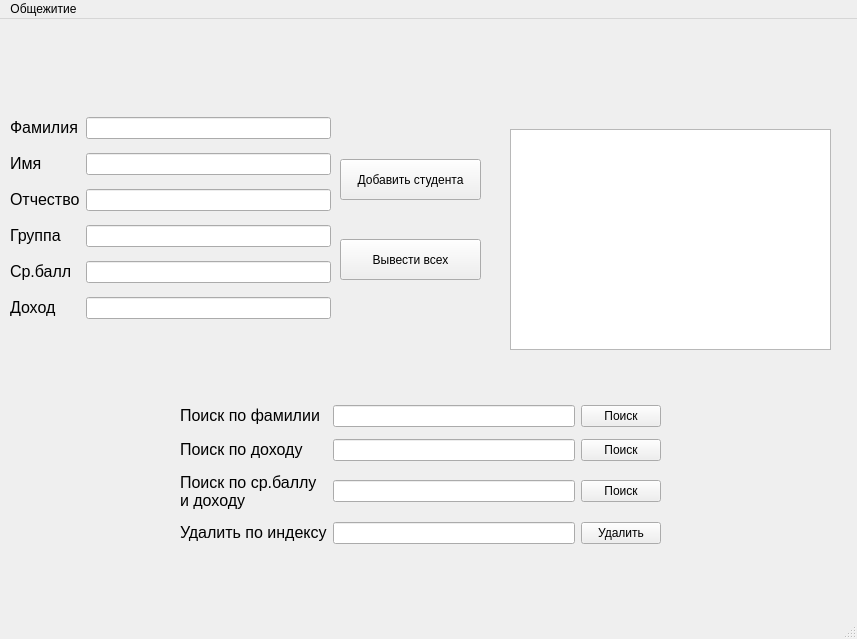
<?xml version="1.0" encoding="UTF-8"?>
<ui version="4.0">
 <class>MainWindow</class>
 <widget class="QMainWindow" name="MainWindow">
  <property name="geometry">
   <rect>
    <x>0</x>
    <y>0</y>
    <width>857</width>
    <height>639</height>
   </rect>
  </property>
  <property name="windowTitle">
   <string>MainWindow</string>
  </property>
  <widget class="QWidget" name="centralwidget">
   <widget class="QWidget" name="gridLayoutWidget">
    <property name="geometry">
     <rect>
      <x>10</x>
      <y>90</y>
      <width>321</width>
      <height>221</height>
     </rect>
    </property>
    <layout class="QGridLayout" name="gridLayout">
     <item row="5" column="0">
      <widget class="QLabel" name="label_5">
       <property name="text">
        <string>&lt;html&gt;&lt;head/&gt;&lt;body&gt;&lt;p&gt;&lt;span style=&quot; font-size:12pt;&quot;&gt;Ср.балл&lt;/span&gt;&lt;/p&gt;&lt;/body&gt;&lt;/html&gt;</string>
       </property>
      </widget>
     </item>
     <item row="3" column="0">
      <widget class="QLabel" name="label_3">
       <property name="text">
        <string>&lt;html&gt;&lt;head/&gt;&lt;body&gt;&lt;p&gt;&lt;span style=&quot; font-size:12pt;&quot;&gt;Отчество&lt;/span&gt;&lt;/p&gt;&lt;/body&gt;&lt;/html&gt;</string>
       </property>
      </widget>
     </item>
     <item row="4" column="0">
      <widget class="QLabel" name="label_4">
       <property name="text">
        <string>&lt;html&gt;&lt;head/&gt;&lt;body&gt;&lt;p&gt;&lt;span style=&quot; font-size:12pt;&quot;&gt;Группа&lt;/span&gt;&lt;/p&gt;&lt;/body&gt;&lt;/html&gt;</string>
       </property>
      </widget>
     </item>
     <item row="1" column="0">
      <widget class="QLabel" name="label_2">
       <property name="text">
        <string>&lt;html&gt;&lt;head/&gt;&lt;body&gt;&lt;p&gt;&lt;span style=&quot; font-size:12pt;&quot;&gt;Имя&lt;/span&gt;&lt;/p&gt;&lt;/body&gt;&lt;/html&gt;</string>
       </property>
      </widget>
     </item>
     <item row="6" column="0">
      <widget class="QLabel" name="label_6">
       <property name="text">
        <string>&lt;html&gt;&lt;head/&gt;&lt;body&gt;&lt;p&gt;&lt;span style=&quot; font-size:12pt;&quot;&gt;Доход&lt;/span&gt;&lt;/p&gt;&lt;/body&gt;&lt;/html&gt;</string>
       </property>
      </widget>
     </item>
     <item row="0" column="0">
      <widget class="QLabel" name="label">
       <property name="text">
        <string>&lt;html&gt;&lt;head/&gt;&lt;body&gt;&lt;p&gt;&lt;span style=&quot; font-size:12pt;&quot;&gt;Фамилия&lt;/span&gt;&lt;/p&gt;&lt;/body&gt;&lt;/html&gt;</string>
       </property>
      </widget>
     </item>
     <item row="0" column="1">
      <widget class="QLineEdit" name="lineLastName"/>
     </item>
     <item row="1" column="1">
      <widget class="QLineEdit" name="lineFirstName"/>
     </item>
     <item row="3" column="1">
      <widget class="QLineEdit" name="lineFathersName"/>
     </item>
     <item row="4" column="1">
      <widget class="QLineEdit" name="lineGroup"/>
     </item>
     <item row="5" column="1">
      <widget class="QLineEdit" name="lineMarks"/>
     </item>
     <item row="6" column="1">
      <widget class="QLineEdit" name="lineSalary"/>
     </item>
    </layout>
   </widget>
   <widget class="QPushButton" name="pushButton_2">
    <property name="geometry">
     <rect>
      <x>340</x>
      <y>220</y>
      <width>141</width>
      <height>41</height>
     </rect>
    </property>
    <property name="text">
     <string>Вывести всех</string>
    </property>
   </widget>
   <widget class="QTextBrowser" name="textBrowser">
    <property name="geometry">
     <rect>
      <x>510</x>
      <y>110</y>
      <width>321</width>
      <height>221</height>
     </rect>
    </property>
   </widget>
   <widget class="QPushButton" name="pushButton">
    <property name="geometry">
     <rect>
      <x>340</x>
      <y>140</y>
      <width>141</width>
      <height>41</height>
     </rect>
    </property>
    <property name="text">
     <string>Добавить студента</string>
    </property>
   </widget>
   <widget class="QWidget" name="gridLayoutWidget_2">
    <property name="geometry">
     <rect>
      <x>180</x>
      <y>380</y>
      <width>481</width>
      <height>151</height>
     </rect>
    </property>
    <layout class="QGridLayout" name="gridLayout_2">
     <item row="3" column="1">
      <widget class="QLineEdit" name="lineGetByMarks"/>
     </item>
     <item row="0" column="0">
      <widget class="QLabel" name="label_7">
       <property name="text">
        <string>&lt;html&gt;&lt;head/&gt;&lt;body&gt;&lt;p&gt;&lt;span style=&quot; font-size:12pt;&quot;&gt;Поиск по фамилии&lt;/span&gt;&lt;/p&gt;&lt;/body&gt;&lt;/html&gt;</string>
       </property>
      </widget>
     </item>
     <item row="3" column="2">
      <widget class="QPushButton" name="pushButton_5">
       <property name="text">
        <string>Поиск</string>
       </property>
      </widget>
     </item>
     <item row="2" column="1">
      <widget class="QLineEdit" name="lineGetMoreThanSalary"/>
     </item>
     <item row="0" column="1">
      <widget class="QLineEdit" name="lineFindByName"/>
     </item>
     <item row="3" column="0">
      <widget class="QLabel" name="label_9">
       <property name="text">
        <string>&lt;html&gt;&lt;head/&gt;&lt;body&gt;&lt;p&gt;&lt;span style=&quot; font-size:12pt;&quot;&gt;Поиск по ср.баллу&lt;br/&gt;      и доходу&lt;/span&gt;&lt;/p&gt;&lt;/body&gt;&lt;/html&gt;</string>
       </property>
      </widget>
     </item>
     <item row="2" column="0">
      <widget class="QLabel" name="label_8">
       <property name="text">
        <string>&lt;html&gt;&lt;head/&gt;&lt;body&gt;&lt;p&gt;&lt;span style=&quot; font-size:12pt;&quot;&gt;Поиск по доходу&lt;/span&gt;&lt;/p&gt;&lt;/body&gt;&lt;/html&gt;</string>
       </property>
      </widget>
     </item>
     <item row="0" column="2">
      <widget class="QPushButton" name="pushButton_3">
       <property name="text">
        <string>Поиск</string>
       </property>
      </widget>
     </item>
     <item row="2" column="2">
      <widget class="QPushButton" name="pushButton_4">
       <property name="text">
        <string>Поиск</string>
       </property>
      </widget>
     </item>
     <item row="4" column="0">
      <widget class="QLabel" name="label_10">
       <property name="text">
        <string>&lt;html&gt;&lt;head/&gt;&lt;body&gt;&lt;p&gt;&lt;span style=&quot; font-size:12pt;&quot;&gt;Удалить по индексу&lt;/span&gt;&lt;/p&gt;&lt;/body&gt;&lt;/html&gt;</string>
       </property>
      </widget>
     </item>
     <item row="4" column="1">
      <widget class="QLineEdit" name="lineDelete"/>
     </item>
     <item row="4" column="2">
      <widget class="QPushButton" name="pushButton_6">
       <property name="text">
        <string>Удалить</string>
       </property>
      </widget>
     </item>
    </layout>
   </widget>
  </widget>
  <widget class="QMenuBar" name="menubar">
   <property name="geometry">
    <rect>
     <x>0</x>
     <y>0</y>
     <width>857</width>
     <height>25</height>
    </rect>
   </property>
   <widget class="QMenu" name="menu">
    <property name="title">
     <string>Общежитие</string>
    </property>
   </widget>
   <addaction name="menu"/>
  </widget>
  <widget class="QStatusBar" name="statusbar"/>
 </widget>
 <resources/>
 <connections/>
</ui>
